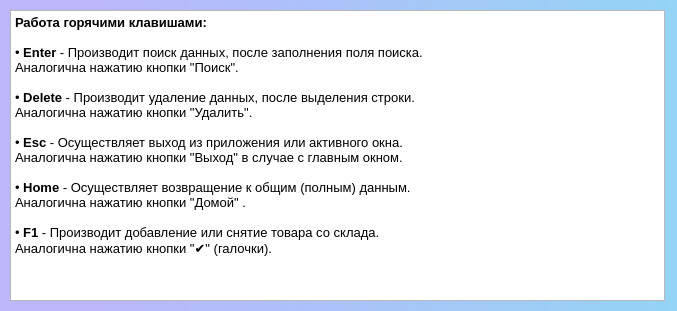
<?xml version="1.0" encoding="UTF-8"?>
<ui version="4.0">
 <class>Hot_Windows</class>
 <widget class="QWidget" name="Hot_Windows">
  <property name="geometry">
   <rect>
    <x>0</x>
    <y>0</y>
    <width>677</width>
    <height>311</height>
   </rect>
  </property>
  <property name="minimumSize">
   <size>
    <width>11</width>
    <height>11</height>
   </size>
  </property>
  <property name="maximumSize">
   <size>
    <width>677</width>
    <height>344</height>
   </size>
  </property>
  <property name="windowTitle">
   <string>OPSHelper v 2.0 - Горячие клавиши</string>
  </property>
  <property name="windowIcon">
   <iconset>
    <normaloff>../icons/bgirl.ico</normaloff>../icons/bgirl.ico</iconset>
  </property>
  <property name="styleSheet">
   <string notr="true">QWidget {
background-color: qlineargradient(spread:pad, x1:0, y1:0, x2:1, y2:0, stop:0.142045 rgba(187, 183, 250, 255), stop:1 rgba(148, 212, 245, 255));
}</string>
  </property>
  <widget class="QTextEdit" name="textEdit">
   <property name="geometry">
    <rect>
     <x>10</x>
     <y>10</y>
     <width>655</width>
     <height>291</height>
    </rect>
   </property>
   <property name="minimumSize">
    <size>
     <width>11</width>
     <height>11</height>
    </size>
   </property>
   <property name="maximumSize">
    <size>
     <width>655</width>
     <height>321</height>
    </size>
   </property>
   <property name="styleSheet">
    <string notr="true">background-color:none;</string>
   </property>
   <property name="html">
    <string>&lt;!DOCTYPE HTML PUBLIC &quot;-//W3C//DTD HTML 4.0//EN&quot; &quot;http://www.w3.org/TR/REC-html40/strict.dtd&quot;&gt;
&lt;html&gt;&lt;head&gt;&lt;meta name=&quot;qrichtext&quot; content=&quot;1&quot; /&gt;&lt;style type=&quot;text/css&quot;&gt;
p, li { white-space: pre-wrap; }
&lt;/style&gt;&lt;/head&gt;&lt;body style=&quot; font-family:'MS Shell Dlg 2'; font-size:8.25pt; font-weight:400; font-style:normal;&quot;&gt;
&lt;p style=&quot; margin-top:0px; margin-bottom:0px; margin-left:0px; margin-right:0px; -qt-block-indent:0; text-indent:0px;&quot;&gt;&lt;span style=&quot; font-size:10pt; font-weight:600;&quot;&gt;Работа горячими клавишами:&lt;/span&gt;&lt;/p&gt;
&lt;p style=&quot;-qt-paragraph-type:empty; margin-top:0px; margin-bottom:0px; margin-left:0px; margin-right:0px; -qt-block-indent:0; text-indent:0px; font-size:10pt; font-weight:600;&quot;&gt;&lt;br /&gt;&lt;/p&gt;
&lt;p style=&quot; margin-top:0px; margin-bottom:0px; margin-left:0px; margin-right:0px; -qt-block-indent:0; text-indent:0px;&quot;&gt;&lt;span style=&quot; font-size:10pt;&quot;&gt;• &lt;/span&gt;&lt;span style=&quot; font-size:10pt; font-weight:600;&quot;&gt;Еnter&lt;/span&gt;&lt;span style=&quot; font-size:10pt;&quot;&gt; - Производит поиск данных, после заполнения поля поиска.&lt;br /&gt;Аналогична нажатию кнопки &amp;quot;Поиск&amp;quot;.&lt;/span&gt;&lt;/p&gt;
&lt;p style=&quot;-qt-paragraph-type:empty; margin-top:0px; margin-bottom:0px; margin-left:0px; margin-right:0px; -qt-block-indent:0; text-indent:0px; font-size:10pt;&quot;&gt;&lt;br /&gt;&lt;/p&gt;
&lt;p style=&quot; margin-top:0px; margin-bottom:0px; margin-left:0px; margin-right:0px; -qt-block-indent:0; text-indent:0px;&quot;&gt;&lt;span style=&quot; font-size:10pt;&quot;&gt;• &lt;/span&gt;&lt;span style=&quot; font-size:10pt; font-weight:600;&quot;&gt;Delete&lt;/span&gt;&lt;span style=&quot; font-size:10pt;&quot;&gt; - Производит удаление данных, после выделения строки.&lt;br /&gt;Аналогична нажатию кнопки &amp;quot;Удалить&amp;quot;.&lt;/span&gt;&lt;/p&gt;
&lt;p style=&quot;-qt-paragraph-type:empty; margin-top:0px; margin-bottom:0px; margin-left:0px; margin-right:0px; -qt-block-indent:0; text-indent:0px; font-size:10pt;&quot;&gt;&lt;br /&gt;&lt;/p&gt;
&lt;p style=&quot; margin-top:0px; margin-bottom:0px; margin-left:0px; margin-right:0px; -qt-block-indent:0; text-indent:0px;&quot;&gt;&lt;span style=&quot; font-size:10pt;&quot;&gt;• &lt;/span&gt;&lt;span style=&quot; font-size:10pt; font-weight:600;&quot;&gt;Esc&lt;/span&gt;&lt;span style=&quot; font-size:10pt;&quot;&gt; - Осуществляет выход из приложения или активного окна.&lt;br /&gt;Аналогична нажатию кнопки &amp;quot;Выход&amp;quot; в случае с главным окном.&lt;/span&gt;&lt;/p&gt;
&lt;p style=&quot;-qt-paragraph-type:empty; margin-top:0px; margin-bottom:0px; margin-left:0px; margin-right:0px; -qt-block-indent:0; text-indent:0px; font-size:10pt;&quot;&gt;&lt;br /&gt;&lt;/p&gt;
&lt;p style=&quot; margin-top:0px; margin-bottom:0px; margin-left:0px; margin-right:0px; -qt-block-indent:0; text-indent:0px;&quot;&gt;&lt;span style=&quot; font-size:10pt;&quot;&gt;• &lt;/span&gt;&lt;span style=&quot; font-size:10pt; font-weight:600;&quot;&gt;Home&lt;/span&gt;&lt;span style=&quot; font-size:10pt;&quot;&gt; - Осуществляет возвращение к общим (полным) данным.&lt;br /&gt;Аналогична нажатию кнопки &amp;quot;Домой&amp;quot; .&lt;/span&gt;&lt;/p&gt;
&lt;p style=&quot;-qt-paragraph-type:empty; margin-top:0px; margin-bottom:0px; margin-left:0px; margin-right:0px; -qt-block-indent:0; text-indent:0px; font-size:10pt; font-weight:600;&quot;&gt;&lt;br /&gt;&lt;/p&gt;
&lt;p style=&quot; margin-top:0px; margin-bottom:0px; margin-left:0px; margin-right:0px; -qt-block-indent:0; text-indent:0px;&quot;&gt;&lt;span style=&quot; font-size:10pt;&quot;&gt;• &lt;/span&gt;&lt;span style=&quot; font-size:10pt; font-weight:600;&quot;&gt;F1&lt;/span&gt;&lt;span style=&quot; font-size:10pt;&quot;&gt; - Производит добавление или снятие товара со склада.&lt;br /&gt;Аналогична нажатию кнопки &amp;quot;✔&amp;quot; (галочки).&lt;/span&gt;&lt;/p&gt;
&lt;p style=&quot;-qt-paragraph-type:empty; margin-top:0px; margin-bottom:0px; margin-left:0px; margin-right:0px; -qt-block-indent:0; text-indent:0px; font-size:10pt;&quot;&gt;&lt;br /&gt;&lt;/p&gt;&lt;/body&gt;&lt;/html&gt;</string>
   </property>
  </widget>
 </widget>
 <resources/>
 <connections/>
</ui>
